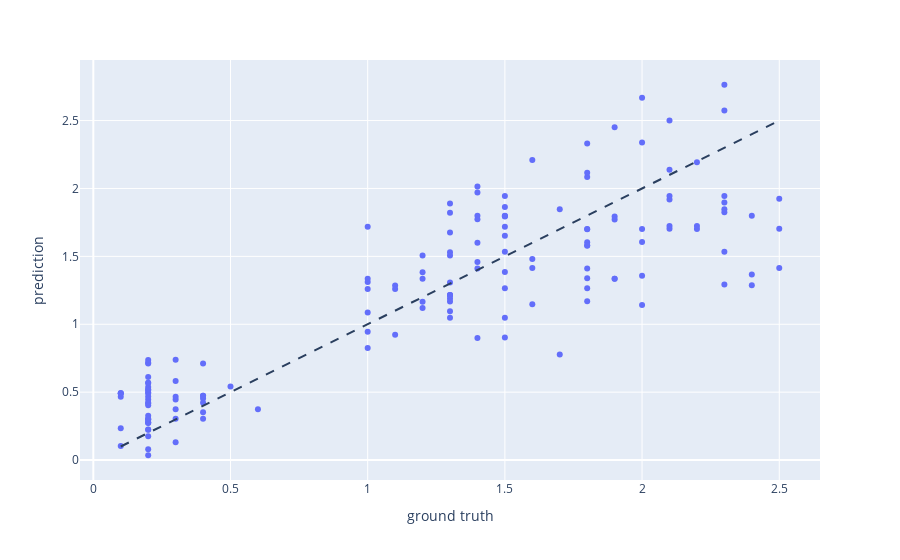

Notebook source saved alongside this figure:
### Markdown cell above
# Simple actual vs predicted plot

### Code cell
df = px.data.iris()
X = df[['sepal_width', 'sepal_length']]
y = df['petal_width']

# Condition the model on sepal width and length, predict the petal width
model = LinearRegression()
model.fit(X, y)
y_pred = model.predict(X)

fig = px.scatter(x=y, y=y_pred, labels={'x': 'ground truth', 'y': 'prediction'})
fig.add_shape(
    type="line", line=dict(dash='dash'),
    x0=y.min(), y0=y.min(),
    x1=y.max(), y1=y.max()
)
fig.show()

### Figure 1 — Plotly figure (JSON) as saved in the notebook; plotly's stock layout.template omitted (floating-point values rounded to 4 significant figures; data arrays with more than 128 entries replaced by an {"elided": "..."} marker saying what was removed)
{"data": [{"hovertemplate": "ground truth=%{x}<br>prediction=%{y}<extra></extra>", "legendgroup": "", "marker": {"color": "#636efa", "symbol": "circle"}, "mode": "markers", "name": "", "orientation": "v", "showlegend": false, "type": "scatter", "x": {"elided": "150 float values"}, "xaxis": "x", "y": {"elided": "150 float values"}, "yaxis": "y"}], "layout": {"legend": {"tracegroupgap": 0}, "margin": {"t": 60}, "shapes": [{"line": {"dash": "dash"}, "type": "line", "x0": 0.1, "x1": 2.5, "y0": 0.1, "y1": 2.5}], "xaxis": {"anchor": "y", "domain": [0, 1], "title": {"text": "ground truth"}}, "yaxis": {"anchor": "x", "domain": [0, 1], "title": {"text": "prediction"}}}}
